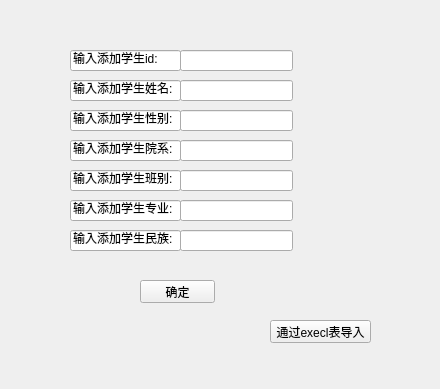
<?xml version="1.0" encoding="UTF-8"?>
<ui version="4.0">
 <class>addstudent</class>
 <widget class="QWidget" name="addstudent">
  <property name="geometry">
   <rect>
    <x>0</x>
    <y>0</y>
    <width>440</width>
    <height>389</height>
   </rect>
  </property>
  <property name="windowTitle">
   <string>Form</string>
  </property>
  <widget class="QLineEdit" name="id">
   <property name="geometry">
    <rect>
     <x>180</x>
     <y>50</y>
     <width>113</width>
     <height>21</height>
    </rect>
   </property>
  </widget>
  <widget class="QLineEdit" name="lineEdit_2">
   <property name="geometry">
    <rect>
     <x>70</x>
     <y>50</y>
     <width>111</width>
     <height>21</height>
    </rect>
   </property>
   <property name="text">
    <string>输入添加学生id:</string>
   </property>
   <property name="readOnly">
    <bool>true</bool>
   </property>
  </widget>
  <widget class="QLineEdit" name="lineEdit_3">
   <property name="geometry">
    <rect>
     <x>70</x>
     <y>80</y>
     <width>111</width>
     <height>21</height>
    </rect>
   </property>
   <property name="text">
    <string>输入添加学生姓名:</string>
   </property>
   <property name="readOnly">
    <bool>true</bool>
   </property>
  </widget>
  <widget class="QLineEdit" name="name">
   <property name="geometry">
    <rect>
     <x>180</x>
     <y>80</y>
     <width>113</width>
     <height>21</height>
    </rect>
   </property>
  </widget>
  <widget class="QLineEdit" name="lineEdit_5">
   <property name="geometry">
    <rect>
     <x>70</x>
     <y>110</y>
     <width>111</width>
     <height>21</height>
    </rect>
   </property>
   <property name="text">
    <string>输入添加学生性别:</string>
   </property>
   <property name="readOnly">
    <bool>true</bool>
   </property>
  </widget>
  <widget class="QLineEdit" name="gender">
   <property name="geometry">
    <rect>
     <x>180</x>
     <y>110</y>
     <width>113</width>
     <height>21</height>
    </rect>
   </property>
  </widget>
  <widget class="QLineEdit" name="department">
   <property name="geometry">
    <rect>
     <x>180</x>
     <y>140</y>
     <width>113</width>
     <height>21</height>
    </rect>
   </property>
   <property name="text">
    <string/>
   </property>
  </widget>
  <widget class="QLineEdit" name="lineEdit_8">
   <property name="geometry">
    <rect>
     <x>70</x>
     <y>140</y>
     <width>111</width>
     <height>21</height>
    </rect>
   </property>
   <property name="text">
    <string>输入添加学生院系:</string>
   </property>
   <property name="readOnly">
    <bool>true</bool>
   </property>
  </widget>
  <widget class="QLineEdit" name="class_2">
   <property name="geometry">
    <rect>
     <x>180</x>
     <y>170</y>
     <width>113</width>
     <height>21</height>
    </rect>
   </property>
   <property name="text">
    <string/>
   </property>
  </widget>
  <widget class="QLineEdit" name="lineEdit_10">
   <property name="geometry">
    <rect>
     <x>70</x>
     <y>170</y>
     <width>111</width>
     <height>21</height>
    </rect>
   </property>
   <property name="text">
    <string>输入添加学生班别:</string>
   </property>
   <property name="readOnly">
    <bool>true</bool>
   </property>
  </widget>
  <widget class="QLineEdit" name="major">
   <property name="geometry">
    <rect>
     <x>180</x>
     <y>200</y>
     <width>113</width>
     <height>21</height>
    </rect>
   </property>
  </widget>
  <widget class="QLineEdit" name="lineEdit_12">
   <property name="geometry">
    <rect>
     <x>70</x>
     <y>200</y>
     <width>111</width>
     <height>21</height>
    </rect>
   </property>
   <property name="text">
    <string>输入添加学生专业:</string>
   </property>
   <property name="readOnly">
    <bool>true</bool>
   </property>
  </widget>
  <widget class="QLineEdit" name="ethnicit">
   <property name="geometry">
    <rect>
     <x>180</x>
     <y>230</y>
     <width>113</width>
     <height>21</height>
    </rect>
   </property>
   <property name="text">
    <string/>
   </property>
  </widget>
  <widget class="QLineEdit" name="lineEdit_14">
   <property name="geometry">
    <rect>
     <x>70</x>
     <y>230</y>
     <width>111</width>
     <height>21</height>
    </rect>
   </property>
   <property name="text">
    <string>输入添加学生民族:</string>
   </property>
   <property name="readOnly">
    <bool>true</bool>
   </property>
  </widget>
  <widget class="QPushButton" name="execl">
   <property name="geometry">
    <rect>
     <x>270</x>
     <y>320</y>
     <width>101</width>
     <height>23</height>
    </rect>
   </property>
   <property name="text">
    <string>通过execl表导入</string>
   </property>
  </widget>
  <widget class="QPushButton" name="comfirm">
   <property name="geometry">
    <rect>
     <x>140</x>
     <y>280</y>
     <width>75</width>
     <height>23</height>
    </rect>
   </property>
   <property name="text">
    <string>确定</string>
   </property>
  </widget>
 </widget>
 <resources/>
 <connections/>
</ui>
